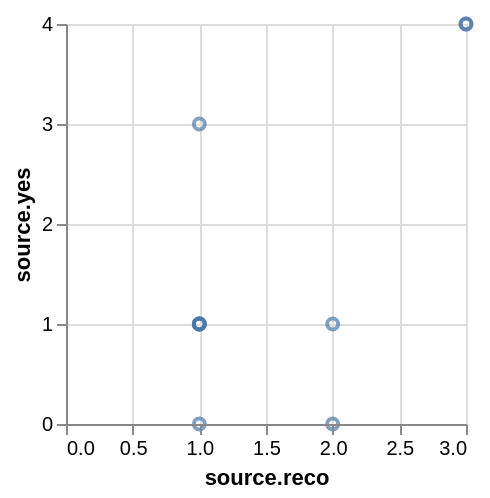

This figure's Vega-Lite source:
### Vega specification from a JSON file in a GitHub repository (floating-point values rounded to 4 significant figures)
{"$schema": "https://vega.github.io/schema/vega/v5.json", "autosize": "pad", "padding": 5, "width": 200, "height": 200, "style": "cell", "data": [{"name": "source_0", "values": {"hits": {"hits": [{"source": {"reco": 2, "yes": 1}}, {"source": {"reco": 3, "yes": 4}}, {"source": {"reco": 2, "yes": 0}}, {"source": {"reco": 1, "yes": 3}}, {"source": {"reco": 3, "yes": 4}}, {"source": {"reco": 1, "yes": 1}}, {"source": {"reco": 1, "yes": 1}}, {"source": {"reco": 1, "yes": 1}}, {"source": {"reco": 1, "yes": 0}}, {"source": {"reco": 1, "yes": 1}}]}}, "format": {"property": "hits.hits"}}, {"name": "data_0", "source": "source_0", "transform": [{"type": "formula", "expr": "toNumber(datum[\"source\"] && datum[\"source\"][\"reco\"])", "as": "source.reco"}, {"type": "formula", "expr": "toNumber(datum[\"source\"] && datum[\"source\"][\"yes\"])", "as": "source.yes"}, {"type": "filter", "expr": "datum[\"source.reco\"] !== null && !isNaN(datum[\"source.reco\"]) && datum[\"source.yes\"] !== null && !isNaN(datum[\"source.yes\"])"}]}], "marks": [{"name": "marks", "type": "symbol", "style": ["point"], "from": {"data": "data_0"}, "encode": {"update": {"opacity": {"value": 0.7}, "fill": {"value": "transparent"}, "stroke": {"value": "#4c78a8"}, "tooltip": {"signal": "{\"source.reco\": format(datum[\"source.reco\"], \"\"), \"source.yes\": format(datum[\"source.yes\"], \"\")}"}, "x": {"scale": "x", "field": "source\\.reco"}, "y": {"scale": "y", "field": "source\\.yes"}}}}], "scales": [{"name": "x", "type": "linear", "domain": {"data": "data_0", "field": "source\\.reco"}, "range": [0, {"signal": "width"}], "nice": true, "zero": true}, {"name": "y", "type": "linear", "domain": {"data": "data_0", "field": "source\\.yes"}, "range": [{"signal": "height"}, 0], "nice": true, "zero": true}], "axes": [{"scale": "x", "orient": "bottom", "grid": false, "title": "source.reco", "labelFlush": true, "labelOverlap": true, "tickCount": {"signal": "ceil(width/40)"}, "zindex": 1}, {"scale": "x", "orient": "bottom", "gridScale": "y", "grid": true, "tickCount": {"signal": "ceil(width/40)"}, "domain": false, "labels": false, "maxExtent": 0, "minExtent": 0, "ticks": false, "zindex": 0}, {"scale": "y", "orient": "left", "grid": false, "title": "source.yes", "labelOverlap": true, "tickCount": {"signal": "ceil(height/40)"}, "zindex": 1}, {"scale": "y", "orient": "left", "gridScale": "x", "grid": true, "tickCount": {"signal": "ceil(height/40)"}, "domain": false, "labels": false, "maxExtent": 0, "minExtent": 0, "ticks": false, "zindex": 0}]}
